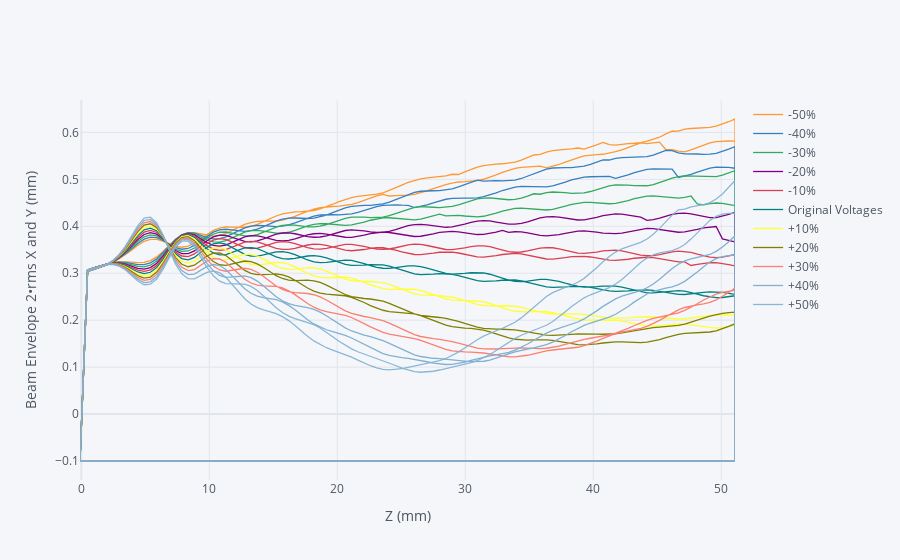

The notebook cell this image was saved under:
### Code cell
df38=df38.rename(columns={'38.1_2rms': '+10%','38.2_2rms': '+20%','38.3_2rms': '+30%','38.4_2rms': '+40%','38.5_2rms': '+50%','38.6_2rms': '-10%','38.7_2rms': '-20%','38.8_2rms': '-30%','38.9_2rms': '-40%','38.10_2rms': '-50%'})
df38.iplot(x=['38.0z'],y=['-50%','-40%','-30%','-20%','-10%','Original Voltages','+10%','+20%','+30%','+40%','+50%'],xTitle="Z (mm)",yTitle="Beam Envelope 2•rms X and Y (mm)")

### Figure 1 — Plotly figure (JSON) as saved in the notebook; plotly's stock layout.template omitted (floating-point values rounded to 4 significant figures; data arrays with more than 128 entries replaced by an {"elided": "..."} marker saying what was removed)
{"data": [{"line": {"color": "rgba(255, 153, 51, 1.0)", "dash": "solid", "shape": "linear", "width": 1.3}, "mode": "lines", "name": "-50%", "text": "", "type": "scatter", "x": {"elided": "212 float values"}, "y": {"elided": "212 float values"}}, {"line": {"color": "rgba(55, 128, 191, 1.0)", "dash": "solid", "shape": "linear", "width": 1.3}, "mode": "lines", "name": "-40%", "text": "", "type": "scatter", "x": {"elided": "212 float values"}, "y": {"elided": "212 float values"}}, {"line": {"color": "rgba(50, 171, 96, 1.0)", "dash": "solid", "shape": "linear", "width": 1.3}, "mode": "lines", "name": "-30%", "text": "", "type": "scatter", "x": {"elided": "212 float values"}, "y": {"elided": "212 float values"}}, {"line": {"color": "rgba(128, 0, 128, 1.0)", "dash": "solid", "shape": "linear", "width": 1.3}, "mode": "lines", "name": "-20%", "text": "", "type": "scatter", "x": {"elided": "212 float values"}, "y": {"elided": "212 float values"}}, {"line": {"color": "rgba(219, 64, 82, 1.0)", "dash": "solid", "shape": "linear", "width": 1.3}, "mode": "lines", "name": "-10%", "text": "", "type": "scatter", "x": {"elided": "212 float values"}, "y": {"elided": "212 float values"}}, {"line": {"color": "rgba(0, 128, 128, 1.0)", "dash": "solid", "shape": "linear", "width": 1.3}, "mode": "lines", "name": "Original Voltages", "text": "", "type": "scatter", "x": {"elided": "212 float values"}, "y": {"elided": "212 float values"}}, {"line": {"color": "rgba(255, 255, 51, 1.0)", "dash": "solid", "shape": "linear", "width": 1.3}, "mode": "lines", "name": "+10%", "text": "", "type": "scatter", "x": {"elided": "212 float values"}, "y": {"elided": "212 float values"}}, {"line": {"color": "rgba(128, 128, 0, 1.0)", "dash": "solid", "shape": "linear", "width": 1.3}, "mode": "lines", "name": "+20%", "text": "", "type": "scatter", "x": {"elided": "212 float values"}, "y": {"elided": "212 float values"}}, {"line": {"color": "rgba(251, 128, 114, 1.0)", "dash": "solid", "shape": "linear", "width": 1.3}, "mode": "lines", "name": "+30%", "text": "", "type": "scatter", "x": {"elided": "212 float values"}, "y": {"elided": "212 float values"}}, {"line": {"color": "rgba(128, 177, 211, 1.0)", "dash": "solid", "shape": "linear", "width": 1.3}, "mode": "lines", "name": "+40%", "text": "", "type": "scatter", "x": {"elided": "212 float values"}, "y": {"elided": "212 float values"}}, {"line": {"color": "rgba(128, 177, 211, 0.8999999999999999)", "dash": "solid", "shape": "linear", "width": 1.3}, "mode": "lines", "name": "+50%", "text": "", "type": "scatter", "x": {"elided": "212 float values"}, "y": {"elided": "212 float values"}}], "layout": {"legend": {"bgcolor": "#F5F6F9", "font": {"color": "#4D5663"}}, "paper_bgcolor": "#F5F6F9", "plot_bgcolor": "#F5F6F9", "title": {"font": {"color": "#4D5663"}}, "xaxis": {"gridcolor": "#E1E5ED", "showgrid": true, "tickfont": {"color": "#4D5663"}, "title": {"font": {"color": "#4D5663"}, "text": "Z (mm)"}, "zerolinecolor": "#E1E5ED"}, "yaxis": {"gridcolor": "#E1E5ED", "showgrid": true, "tickfont": {"color": "#4D5663"}, "title": {"font": {"color": "#4D5663"}, "text": "Beam Envelope 2•rms X and Y (mm)"}, "zerolinecolor": "#E1E5ED"}}}
